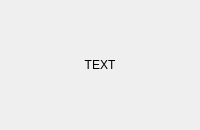
<?xml version="1.0" encoding="UTF-8"?>
<ui version="4.0">
 <class>MessagesDlg</class>
 <widget class="QDialog" name="MessagesDlg">
  <property name="geometry">
   <rect>
    <x>0</x>
    <y>0</y>
    <width>200</width>
    <height>130</height>
   </rect>
  </property>
  <property name="windowTitle">
   <string>Dialog</string>
  </property>
  <layout class="QVBoxLayout" name="verticalLayout">
   <item>
    <widget class="QLabel" name="TEXT">
     <property name="text">
      <string>TEXT</string>
     </property>
     <property name="alignment">
      <set>Qt::AlignCenter</set>
     </property>
    </widget>
   </item>
  </layout>
 </widget>
 <resources/>
 <connections/>
</ui>
